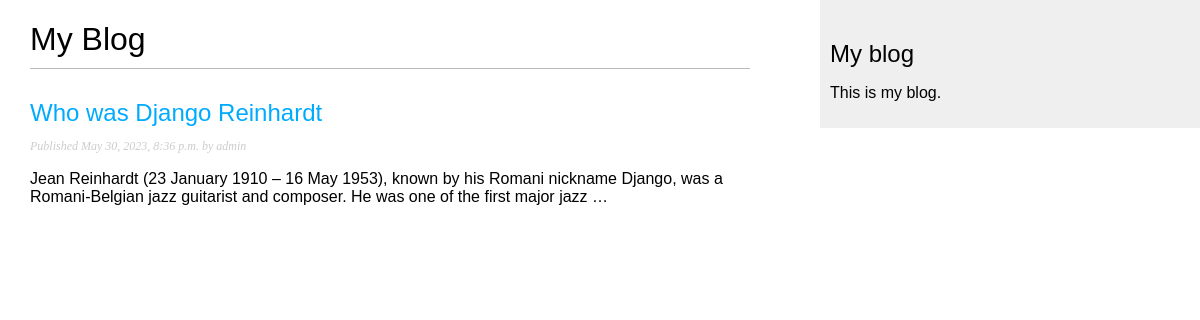
The page /blog/ on the database as committed earlier.
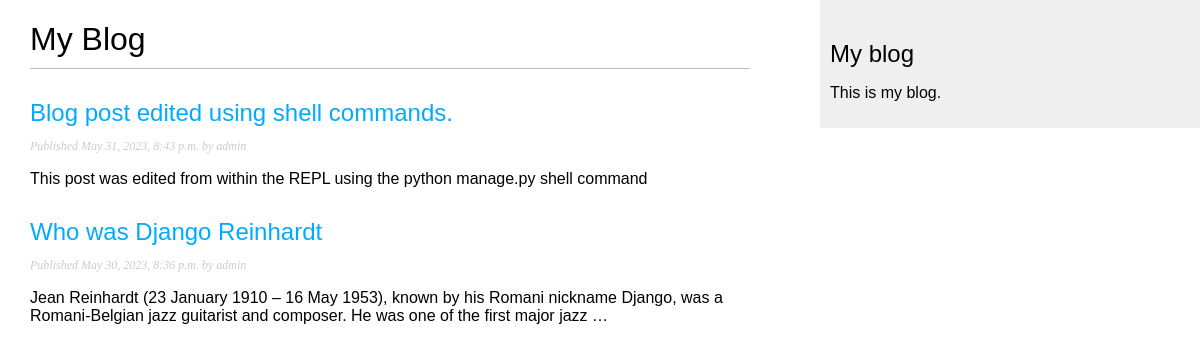
The same page on the database as committed later.
### blog/models.py (models this page shows, shortened)
class Post(models.Model):
    class Status(models.TextChoices):
        DRAFT = 'DF', 'Draft'
        PUBLISHED = 'PB', 'Published'
    title = models.CharField(max_length=250)
    slug = models.SlugField(max_length=250, unique_for_date='publish')
    author = models.ForeignKey(
        User,
        on_delete=models.CASCADE,
        related_name='blog_posts'
    )
    body = models.TextField()
    publish = models.DateTimeField(default=timezone.now)
    created = models.DateTimeField(auto_now_add=True)
    updated = models.DateTimeField(auto_now=True)
    status = models.CharField(
        max_length=2,
        choices=Status.choices,
        default=Status.DRAFT
    )
    objects = models.Manager()  # The default manager
    published = PublishedManager()  # The custom manager
    class Meta:
        ordering = ['-publish']
        indexes = [
            models.Index(fields=['-publish'])
        ]
    def get_absolute_url(self):
        return reverse('blog:post_detail', args=[
            self.publish.year,
            self.publish.month,
            self.publish.day,
            self.slug
        ])

### blog/views.py (the view)
# urls.py: path('', views.post_list, name='post_list'),
def post_list(request):
    posts = Post.published.all()
    return render(
        request,
        'blog/post/list.html',
        {'posts': posts}
    )

### blog/models.py (called while the page is built)
    def get_queryset(self):
        return super().get_queryset().filter(status=Post.Status.PUBLISHED)

### blog/templates/blog/post/list.html (shortened to what this page needs)
{% extends "blog/base.html" %}
{% block content %}
<h1>My Blog</h1>
  {% for post in posts %}
    <h2>
      <a href="{{ post.get_absolute_url }}">
          {{ post.title }}
      </a>
    </h2>
    <p class="date">
      Published {{ post.publish }} by {{ post.author }}
    </p>
    {{ post.body|truncatewords:30|linebreaks }}
  {% endfor %}
{% endblock %}

Rows that differ between the two databases and show on the page:
now on this page (row edited): Post: title "Blog post edited using shell commands.", publish "May 31, 2023, 8:43 p.m.", author "admin", body "This post was edited from within the REPL using the python manage.py shell command"
